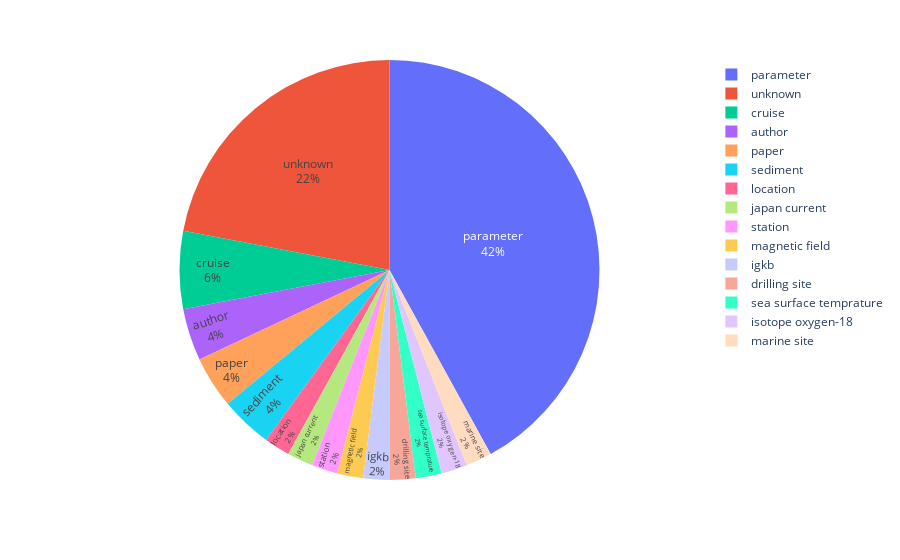

Notebook code for this chart:
### Code cell
import plotly.express as px
fig = px.pie(barData, values='count', names='type')
fig.update_traces(textposition='inside', textinfo='percent+label')
fig.show()

### Figure 1 — Plotly figure (JSON) as saved in the notebook; plotly's stock layout.template omitted (floating-point values rounded to 4 significant figures)
{"data": [{"domain": {"x": [0, 1], "y": [0, 1]}, "hoverlabel": {"namelength": 0}, "hovertemplate": "type=%{label}<br>count=%{value}", "labels": ["parameter", "unknown", "cruise", "author", "paper", "sediment", "location", "japan current", "station", "magnetic field", "igkb", "drilling site", "sea surface temprature", "isotope oxygen-18", "marine site"], "legendgroup": "", "name": "", "showlegend": true, "textinfo": "percent+label", "textposition": "inside", "type": "pie", "values": [21, 11, 3, 2, 2, 2, 1, 1, 1, 1, 1, 1, 1, 1, 1]}], "layout": {"legend": {"tracegroupgap": 0}, "margin": {"t": 60}}}
